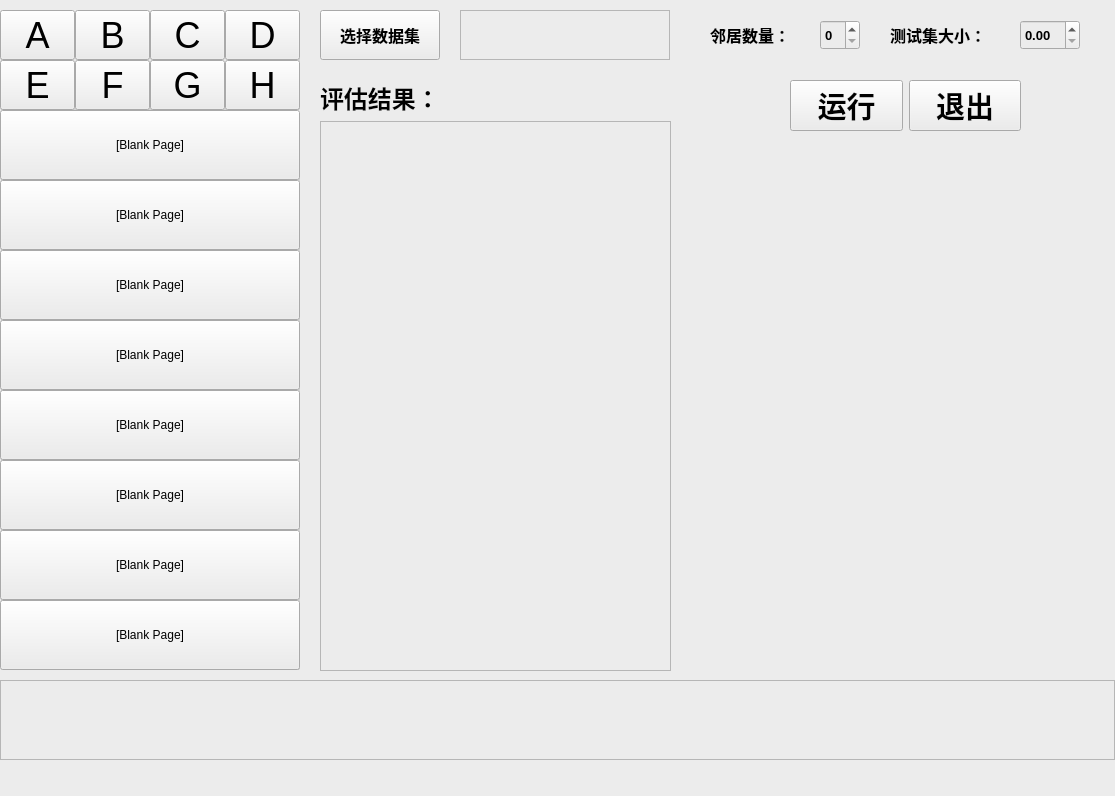
<?xml version="1.0" encoding="UTF-8"?>
<ui version="4.0">
 <class>MainWindow</class>
 <widget class="QMainWindow" name="MainWindow">
  <property name="geometry">
   <rect>
    <x>0</x>
    <y>0</y>
    <width>1115</width>
    <height>796</height>
   </rect>
  </property>
  <property name="sizePolicy">
   <sizepolicy hsizetype="Minimum" vsizetype="Fixed">
    <horstretch>0</horstretch>
    <verstretch>0</verstretch>
   </sizepolicy>
  </property>
  <property name="windowTitle">
   <string>KNN_回归</string>
  </property>
  <property name="styleSheet">
   <string notr="true">background-color: rgb(236, 236, 236);</string>
  </property>
  <widget class="QWidget" name="centralwidget">
   <widget class="QLabel" name="lbl_img">
    <property name="geometry">
     <rect>
      <x>680</x>
      <y>170</y>
      <width>420</width>
      <height>500</height>
     </rect>
    </property>
    <property name="mouseTracking">
     <bool>true</bool>
    </property>
    <property name="styleSheet">
     <string notr="true">border-color: rgb(211, 211, 211);</string>
    </property>
    <property name="text">
     <string/>
    </property>
    <property name="scaledContents">
     <bool>true</bool>
    </property>
   </widget>
   <widget class="QGroupBox" name="group_9_to_16">
    <property name="geometry">
     <rect>
      <x>0</x>
      <y>110</y>
      <width>300</width>
      <height>560</height>
     </rect>
    </property>
    <widget class="QPushButton" name="pushButton_16">
     <property name="geometry">
      <rect>
       <x>0</x>
       <y>490</y>
       <width>300</width>
       <height>70</height>
      </rect>
     </property>
     <property name="maximumSize">
      <size>
       <width>400</width>
       <height>100</height>
      </size>
     </property>
     <property name="font">
      <font>
       <family>Arial</family>
       <pointsize>9</pointsize>
      </font>
     </property>
     <property name="mouseTracking">
      <bool>false</bool>
     </property>
     <property name="styleSheet">
      <string notr="true">border-color: rgb(198, 198, 198);</string>
     </property>
     <property name="inputMethodHints">
      <set>Qt::ImhNone</set>
     </property>
     <property name="text">
      <string>[Blank Page]</string>
     </property>
     <property name="iconSize">
      <size>
       <width>20</width>
       <height>20</height>
      </size>
     </property>
     <property name="autoExclusive">
      <bool>false</bool>
     </property>
     <property name="autoRepeatDelay">
      <number>300</number>
     </property>
    </widget>
    <widget class="QPushButton" name="pushButton_15">
     <property name="geometry">
      <rect>
       <x>0</x>
       <y>420</y>
       <width>300</width>
       <height>70</height>
      </rect>
     </property>
     <property name="maximumSize">
      <size>
       <width>400</width>
       <height>100</height>
      </size>
     </property>
     <property name="font">
      <font>
       <family>Arial</family>
       <pointsize>9</pointsize>
      </font>
     </property>
     <property name="mouseTracking">
      <bool>false</bool>
     </property>
     <property name="styleSheet">
      <string notr="true">border-color: rgb(198, 198, 198);</string>
     </property>
     <property name="inputMethodHints">
      <set>Qt::ImhNone</set>
     </property>
     <property name="text">
      <string>[Blank Page]</string>
     </property>
     <property name="iconSize">
      <size>
       <width>20</width>
       <height>20</height>
      </size>
     </property>
     <property name="autoExclusive">
      <bool>false</bool>
     </property>
     <property name="autoRepeatDelay">
      <number>300</number>
     </property>
    </widget>
    <widget class="QPushButton" name="pushButton_14">
     <property name="geometry">
      <rect>
       <x>0</x>
       <y>350</y>
       <width>300</width>
       <height>70</height>
      </rect>
     </property>
     <property name="maximumSize">
      <size>
       <width>400</width>
       <height>100</height>
      </size>
     </property>
     <property name="font">
      <font>
       <family>Arial</family>
       <pointsize>9</pointsize>
      </font>
     </property>
     <property name="mouseTracking">
      <bool>false</bool>
     </property>
     <property name="styleSheet">
      <string notr="true">border-color: rgb(198, 198, 198);</string>
     </property>
     <property name="inputMethodHints">
      <set>Qt::ImhNone</set>
     </property>
     <property name="text">
      <string>[Blank Page]</string>
     </property>
     <property name="iconSize">
      <size>
       <width>20</width>
       <height>20</height>
      </size>
     </property>
     <property name="autoExclusive">
      <bool>false</bool>
     </property>
     <property name="autoRepeatDelay">
      <number>300</number>
     </property>
    </widget>
    <widget class="QPushButton" name="pushButton_11">
     <property name="geometry">
      <rect>
       <x>0</x>
       <y>140</y>
       <width>300</width>
       <height>70</height>
      </rect>
     </property>
     <property name="maximumSize">
      <size>
       <width>400</width>
       <height>100</height>
      </size>
     </property>
     <property name="font">
      <font>
       <family>Arial</family>
       <pointsize>9</pointsize>
      </font>
     </property>
     <property name="mouseTracking">
      <bool>false</bool>
     </property>
     <property name="styleSheet">
      <string notr="true">border-color: rgb(198, 198, 198);</string>
     </property>
     <property name="inputMethodHints">
      <set>Qt::ImhNone</set>
     </property>
     <property name="text">
      <string>[Blank Page]</string>
     </property>
     <property name="iconSize">
      <size>
       <width>20</width>
       <height>20</height>
      </size>
     </property>
     <property name="autoExclusive">
      <bool>false</bool>
     </property>
     <property name="autoRepeatDelay">
      <number>300</number>
     </property>
    </widget>
    <widget class="QPushButton" name="pushButton_13">
     <property name="geometry">
      <rect>
       <x>0</x>
       <y>280</y>
       <width>300</width>
       <height>70</height>
      </rect>
     </property>
     <property name="maximumSize">
      <size>
       <width>400</width>
       <height>100</height>
      </size>
     </property>
     <property name="font">
      <font>
       <family>Arial</family>
       <pointsize>9</pointsize>
      </font>
     </property>
     <property name="mouseTracking">
      <bool>false</bool>
     </property>
     <property name="styleSheet">
      <string notr="true">border-color: rgb(198, 198, 198);</string>
     </property>
     <property name="inputMethodHints">
      <set>Qt::ImhNone</set>
     </property>
     <property name="text">
      <string>[Blank Page]</string>
     </property>
     <property name="iconSize">
      <size>
       <width>20</width>
       <height>20</height>
      </size>
     </property>
     <property name="autoExclusive">
      <bool>false</bool>
     </property>
     <property name="autoRepeatDelay">
      <number>300</number>
     </property>
    </widget>
    <widget class="QPushButton" name="pushButton_10">
     <property name="geometry">
      <rect>
       <x>0</x>
       <y>70</y>
       <width>300</width>
       <height>70</height>
      </rect>
     </property>
     <property name="maximumSize">
      <size>
       <width>400</width>
       <height>100</height>
      </size>
     </property>
     <property name="font">
      <font>
       <family>Arial</family>
       <pointsize>9</pointsize>
      </font>
     </property>
     <property name="mouseTracking">
      <bool>false</bool>
     </property>
     <property name="styleSheet">
      <string notr="true">border-color: rgb(198, 198, 198);</string>
     </property>
     <property name="inputMethodHints">
      <set>Qt::ImhNone</set>
     </property>
     <property name="text">
      <string>[Blank Page]</string>
     </property>
     <property name="iconSize">
      <size>
       <width>20</width>
       <height>20</height>
      </size>
     </property>
     <property name="autoExclusive">
      <bool>false</bool>
     </property>
     <property name="autoRepeatDelay">
      <number>300</number>
     </property>
    </widget>
    <widget class="QPushButton" name="pushButton_9">
     <property name="geometry">
      <rect>
       <x>0</x>
       <y>0</y>
       <width>300</width>
       <height>70</height>
      </rect>
     </property>
     <property name="maximumSize">
      <size>
       <width>400</width>
       <height>100</height>
      </size>
     </property>
     <property name="font">
      <font>
       <family>Arial</family>
       <pointsize>9</pointsize>
      </font>
     </property>
     <property name="mouseTracking">
      <bool>false</bool>
     </property>
     <property name="styleSheet">
      <string notr="true">border-color: rgb(198, 198, 198);</string>
     </property>
     <property name="inputMethodHints">
      <set>Qt::ImhNone</set>
     </property>
     <property name="text">
      <string>[Blank Page]</string>
     </property>
     <property name="iconSize">
      <size>
       <width>20</width>
       <height>20</height>
      </size>
     </property>
     <property name="autoExclusive">
      <bool>false</bool>
     </property>
     <property name="autoRepeatDelay">
      <number>300</number>
     </property>
    </widget>
    <widget class="QPushButton" name="pushButton_12">
     <property name="geometry">
      <rect>
       <x>0</x>
       <y>210</y>
       <width>300</width>
       <height>70</height>
      </rect>
     </property>
     <property name="maximumSize">
      <size>
       <width>400</width>
       <height>100</height>
      </size>
     </property>
     <property name="font">
      <font>
       <family>Arial</family>
       <pointsize>9</pointsize>
      </font>
     </property>
     <property name="mouseTracking">
      <bool>false</bool>
     </property>
     <property name="styleSheet">
      <string notr="true">border-color: rgb(198, 198, 198);</string>
     </property>
     <property name="inputMethodHints">
      <set>Qt::ImhNone</set>
     </property>
     <property name="text">
      <string>[Blank Page]</string>
     </property>
     <property name="iconSize">
      <size>
       <width>20</width>
       <height>20</height>
      </size>
     </property>
     <property name="autoExclusive">
      <bool>false</bool>
     </property>
     <property name="autoRepeatDelay">
      <number>300</number>
     </property>
    </widget>
   </widget>
   <widget class="QWidget" name="layoutWidget">
    <property name="geometry">
     <rect>
      <x>320</x>
      <y>80</y>
      <width>351</width>
      <height>591</height>
     </rect>
    </property>
    <layout class="QVBoxLayout" name="verticalLayout">
     <item>
      <widget class="QLabel" name="label_4">
       <property name="styleSheet">
        <string notr="true">border-bottom-color: rgb(211, 211, 211);</string>
       </property>
       <property name="text">
        <string>&lt;html&gt;&lt;head/&gt;&lt;body&gt;&lt;p&gt;&lt;span style=&quot; font-size:18pt; font-weight:600;&quot;&gt;评估结果：&lt;/span&gt;&lt;/p&gt;&lt;/body&gt;&lt;/html&gt;</string>
       </property>
      </widget>
     </item>
     <item>
      <widget class="QTextBrowser" name="textBrowser">
       <property name="styleSheet">
        <string notr="true">border-color: rgb(211, 211, 211);</string>
       </property>
      </widget>
     </item>
    </layout>
   </widget>
   <widget class="QWidget" name="layoutWidget">
    <property name="geometry">
     <rect>
      <x>790</x>
      <y>70</y>
      <width>231</width>
      <height>71</height>
     </rect>
    </property>
    <layout class="QHBoxLayout" name="horizontalLayout_2">
     <item>
      <widget class="QPushButton" name="btn_train">
       <property name="font">
        <font>
         <pointsize>22</pointsize>
         <weight>75</weight>
         <bold>true</bold>
        </font>
       </property>
       <property name="text">
        <string>运行</string>
       </property>
      </widget>
     </item>
     <item>
      <widget class="QPushButton" name="btn_exit">
       <property name="font">
        <font>
         <pointsize>22</pointsize>
         <weight>75</weight>
         <bold>true</bold>
        </font>
       </property>
       <property name="text">
        <string>退出</string>
       </property>
      </widget>
     </item>
    </layout>
   </widget>
   <widget class="QGroupBox" name="group_A_to_H">
    <property name="geometry">
     <rect>
      <x>0</x>
      <y>10</y>
      <width>300</width>
      <height>100</height>
     </rect>
    </property>
    <property name="sizePolicy">
     <sizepolicy hsizetype="Preferred" vsizetype="Preferred">
      <horstretch>0</horstretch>
      <verstretch>0</verstretch>
     </sizepolicy>
    </property>
    <property name="styleSheet">
     <string notr="true">selection-background-color: rgb(255, 255, 0);</string>
    </property>
    <widget class="QPushButton" name="pushButton_A">
     <property name="geometry">
      <rect>
       <x>0</x>
       <y>0</y>
       <width>75</width>
       <height>50</height>
      </rect>
     </property>
     <property name="maximumSize">
      <size>
       <width>16777215</width>
       <height>16777215</height>
      </size>
     </property>
     <property name="font">
      <font>
       <pointsize>27</pointsize>
      </font>
     </property>
     <property name="text">
      <string>A</string>
     </property>
     <property name="checkable">
      <bool>false</bool>
     </property>
     <property name="autoRepeat">
      <bool>false</bool>
     </property>
     <property name="autoExclusive">
      <bool>false</bool>
     </property>
     <property name="autoDefault">
      <bool>false</bool>
     </property>
    </widget>
    <widget class="QPushButton" name="pushButton_B">
     <property name="geometry">
      <rect>
       <x>75</x>
       <y>0</y>
       <width>75</width>
       <height>50</height>
      </rect>
     </property>
     <property name="font">
      <font>
       <pointsize>27</pointsize>
      </font>
     </property>
     <property name="text">
      <string>B</string>
     </property>
     <property name="checkable">
      <bool>false</bool>
     </property>
     <property name="autoRepeat">
      <bool>false</bool>
     </property>
     <property name="autoExclusive">
      <bool>false</bool>
     </property>
     <property name="autoDefault">
      <bool>false</bool>
     </property>
    </widget>
    <widget class="QPushButton" name="pushButton_C">
     <property name="geometry">
      <rect>
       <x>150</x>
       <y>0</y>
       <width>75</width>
       <height>50</height>
      </rect>
     </property>
     <property name="font">
      <font>
       <pointsize>27</pointsize>
      </font>
     </property>
     <property name="text">
      <string>C</string>
     </property>
     <property name="checkable">
      <bool>false</bool>
     </property>
     <property name="autoRepeat">
      <bool>false</bool>
     </property>
     <property name="autoExclusive">
      <bool>false</bool>
     </property>
     <property name="autoDefault">
      <bool>false</bool>
     </property>
    </widget>
    <widget class="QPushButton" name="pushButton_D">
     <property name="geometry">
      <rect>
       <x>225</x>
       <y>0</y>
       <width>75</width>
       <height>50</height>
      </rect>
     </property>
     <property name="font">
      <font>
       <pointsize>27</pointsize>
      </font>
     </property>
     <property name="styleSheet">
      <string notr="true">selection-color: rgb(255, 255, 0);
selection-background-color: rgb(255, 255, 0);</string>
     </property>
     <property name="text">
      <string>D</string>
     </property>
     <property name="checkable">
      <bool>false</bool>
     </property>
     <property name="autoRepeat">
      <bool>false</bool>
     </property>
     <property name="autoExclusive">
      <bool>false</bool>
     </property>
     <property name="autoDefault">
      <bool>false</bool>
     </property>
    </widget>
    <widget class="QPushButton" name="pushButton_E">
     <property name="geometry">
      <rect>
       <x>0</x>
       <y>50</y>
       <width>75</width>
       <height>50</height>
      </rect>
     </property>
     <property name="font">
      <font>
       <pointsize>27</pointsize>
      </font>
     </property>
     <property name="text">
      <string>E</string>
     </property>
     <property name="checkable">
      <bool>false</bool>
     </property>
     <property name="autoRepeat">
      <bool>false</bool>
     </property>
     <property name="autoExclusive">
      <bool>false</bool>
     </property>
     <property name="autoDefault">
      <bool>false</bool>
     </property>
    </widget>
    <widget class="QPushButton" name="pushButton_F">
     <property name="geometry">
      <rect>
       <x>75</x>
       <y>50</y>
       <width>75</width>
       <height>50</height>
      </rect>
     </property>
     <property name="font">
      <font>
       <pointsize>27</pointsize>
      </font>
     </property>
     <property name="text">
      <string>F</string>
     </property>
     <property name="checkable">
      <bool>false</bool>
     </property>
     <property name="autoRepeat">
      <bool>false</bool>
     </property>
     <property name="autoExclusive">
      <bool>false</bool>
     </property>
     <property name="autoDefault">
      <bool>false</bool>
     </property>
    </widget>
    <widget class="QPushButton" name="pushButton_G">
     <property name="geometry">
      <rect>
       <x>150</x>
       <y>50</y>
       <width>75</width>
       <height>50</height>
      </rect>
     </property>
     <property name="font">
      <font>
       <pointsize>27</pointsize>
      </font>
     </property>
     <property name="text">
      <string>G</string>
     </property>
     <property name="checkable">
      <bool>false</bool>
     </property>
     <property name="autoRepeat">
      <bool>false</bool>
     </property>
     <property name="autoExclusive">
      <bool>false</bool>
     </property>
     <property name="autoDefault">
      <bool>false</bool>
     </property>
    </widget>
    <widget class="QPushButton" name="pushButton_H">
     <property name="geometry">
      <rect>
       <x>225</x>
       <y>50</y>
       <width>75</width>
       <height>50</height>
      </rect>
     </property>
     <property name="font">
      <font>
       <pointsize>27</pointsize>
      </font>
     </property>
     <property name="text">
      <string>H</string>
     </property>
     <property name="checkable">
      <bool>false</bool>
     </property>
     <property name="autoRepeat">
      <bool>false</bool>
     </property>
     <property name="autoExclusive">
      <bool>false</bool>
     </property>
     <property name="autoDefault">
      <bool>false</bool>
     </property>
    </widget>
   </widget>
   <widget class="QPushButton" name="btn_openFile">
    <property name="geometry">
     <rect>
      <x>320</x>
      <y>10</y>
      <width>120</width>
      <height>50</height>
     </rect>
    </property>
    <property name="font">
     <font>
      <pointsize>12</pointsize>
      <weight>75</weight>
      <bold>true</bold>
     </font>
    </property>
    <property name="cursor">
     <cursorShape>OpenHandCursor</cursorShape>
    </property>
    <property name="text">
     <string>选择数据集</string>
    </property>
   </widget>
   <widget class="QTextBrowser" name="result_img_path">
    <property name="geometry">
     <rect>
      <x>0</x>
      <y>680</y>
      <width>1115</width>
      <height>80</height>
     </rect>
    </property>
    <property name="sizePolicy">
     <sizepolicy hsizetype="MinimumExpanding" vsizetype="MinimumExpanding">
      <horstretch>0</horstretch>
      <verstretch>0</verstretch>
     </sizepolicy>
    </property>
    <property name="font">
     <font>
      <pointsize>26</pointsize>
      <weight>75</weight>
      <bold>true</bold>
     </font>
    </property>
   </widget>
   <widget class="QTextBrowser" name="dataset_name">
    <property name="geometry">
     <rect>
      <x>460</x>
      <y>10</y>
      <width>210</width>
      <height>50</height>
     </rect>
    </property>
    <property name="font">
     <font>
      <pointsize>14</pointsize>
      <weight>75</weight>
      <bold>true</bold>
     </font>
    </property>
    <property name="styleSheet">
     <string notr="true">border-color: rgb(255, 255, 255);</string>
    </property>
   </widget>
   <widget class="QLabel" name="label_5">
    <property name="geometry">
     <rect>
      <x>710</x>
      <y>20</y>
      <width>101</width>
      <height>30</height>
     </rect>
    </property>
    <property name="font">
     <font>
      <pointsize>12</pointsize>
      <weight>75</weight>
      <bold>true</bold>
     </font>
    </property>
    <property name="text">
     <string>&lt;html&gt;&lt;head/&gt;&lt;body&gt;&lt;p&gt;&lt;span style=&quot; font-size:12pt; font-weight:600;&quot;&gt;邻居数量：&lt;/span&gt;&lt;/p&gt;&lt;/body&gt;&lt;/html&gt;</string>
    </property>
   </widget>
   <widget class="QLabel" name="label_3">
    <property name="geometry">
     <rect>
      <x>890</x>
      <y>20</y>
      <width>121</width>
      <height>30</height>
     </rect>
    </property>
    <property name="text">
     <string>&lt;html&gt;&lt;head/&gt;&lt;body&gt;&lt;p&gt;&lt;span style=&quot; font-size:12pt; font-weight:600;&quot;&gt;测试集大小：&lt;/span&gt;&lt;/p&gt;&lt;/body&gt;&lt;/html&gt;</string>
    </property>
   </widget>
   <widget class="QSpinBox" name="n_neighbors">
    <property name="geometry">
     <rect>
      <x>820</x>
      <y>20</y>
      <width>40</width>
      <height>30</height>
     </rect>
    </property>
    <property name="font">
     <font>
      <pointsize>10</pointsize>
      <weight>75</weight>
      <bold>true</bold>
     </font>
    </property>
   </widget>
   <widget class="QDoubleSpinBox" name="KNN_Regression_testsize">
    <property name="geometry">
     <rect>
      <x>1020</x>
      <y>20</y>
      <width>60</width>
      <height>30</height>
     </rect>
    </property>
    <property name="font">
     <font>
      <pointsize>10</pointsize>
      <weight>75</weight>
      <bold>true</bold>
     </font>
    </property>
    <property name="maximum">
     <double>1.000000000000000</double>
    </property>
    <property name="singleStep">
     <double>0.100000000000000</double>
    </property>
   </widget>
  </widget>
  <widget class="QMenuBar" name="menubar">
   <property name="geometry">
    <rect>
     <x>0</x>
     <y>0</y>
     <width>1115</width>
     <height>26</height>
    </rect>
   </property>
  </widget>
  <widget class="QStatusBar" name="statusbar"/>
 </widget>
 <resources/>
 <connections/>
</ui>
